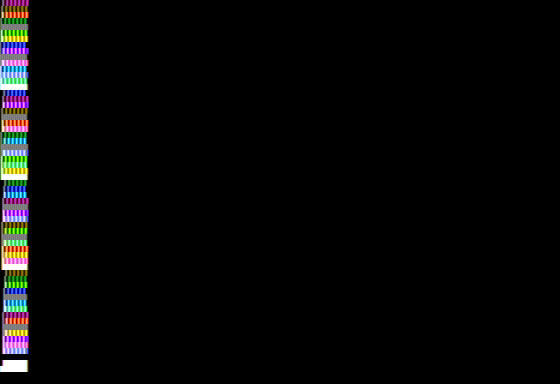
#> input picture misc/AppleWin_ScreenShot_000000000.bmp, 560 x 384 px
$ python aw-tapper.py --image AppleWin_ScreenShot_000000000.bmp --patterns patterns.txt --space rgb --taps 17 --phases 8 --lam 1e-3 --emit learned_rgb_auto_bw.c
#> lines starting #> are read from the running program, lines starting #| are printed output that depends on the picture; after the words box and inside, x2 and y2 are one past the last pixel; in counts of white or black regions, pixels touching at a corner belong together
#!/usr/bin/env python3
"""
aw-tapper.py

Learn per-phase FIR taps from an AppleWin "Color (NTSC Monitor) [Stepping]" BMP.

This version is intentionally "single-path" and deterministic:
- Segments AppleWin stepping BMP bands by row-mean color transitions (no black gaps assumed).
- Reads one bitstring per band (top-to-bottom) from patterns.txt (first token on each line).
- Builds an input +/-1 waveform by repeating the bitstring across the band's pixel width.
- Supports:
    * optional global bit reversal (default ON) via --no_reverse_bits to disable
    * optional global bit rotation (default 0) via --bit_rot
- Fits per-phase FIR (default 4 phases) in RGB or YIQ space via ridge regression.
- Brute-forces phase_bias in [0..phases-1] and picks best.
- Emits C arrays (firY/firI/firQ or firR/firG/firB) plus per-phase biases and phase_bias.

Usage example:
  python aw-tapper.py --image AppleWin_ScreenShot_000000000.bmp --patterns patterns.txt --space rgb --taps 17 --phases 8 --lam 1e-3 --emit learned_rgb_auto_bw.c
"""

import argparse
import math
from typing import List, Tuple, Dict

import numpy as np
from PIL import Image


# ----------------------------
# Color space helpers (optional)
# ----------------------------

# forward transform:
# r = Y + 0.956 I + 0.621 Q
# g = Y - 0.272 I - 0.647 Q
# b = Y - 1.106 I + 1.703 Q
A_RGB_FROM_YIQ = np.array([
    [1.0,  0.956,  0.621],
    [1.0, -0.272, -0.647],
    [1.0, -1.106,  1.703],
], dtype=np.float64)

A_YIQ_FROM_RGB = np.linalg.inv(A_RGB_FROM_YIQ)


# [8 lines left out: function rgb_to_yiq, not called in this run]


# ----------------------------
# Image parsing
# ----------------------------

def load_image_rgb01(path: str) -> np.ndarray:
    im = Image.open(path).convert("RGB")
    arr = np.asarray(im, dtype=np.float32) / 255.0
    return arr


def find_nonblack_bbox(img: np.ndarray, thr: float = 0.02) -> Tuple[int, int, int, int]:
    """
    Find bounding box of pixels whose max(R,G,B) > thr.
    Returns (x0, y0, x1, y1) with x1/y1 exclusive.
    """
    mask = (img.max(axis=2) > thr)
    ys, xs = np.where(mask)
    if xs.size == 0:
        raise RuntimeError("No non-black pixels found. Try lowering --thr or use a cropped image.")
    x0, x1 = int(xs.min()), int(xs.max()) + 1
    y0, y1 = int(ys.min()), int(ys.max()) + 1
    return x0, y0, x1, y1


def segment_bands_by_color_steps(strip: np.ndarray, diff_thr: float = 0.03) -> List[Tuple[int, int]]:
    """
    Segment horizontal bands based on row-mean color changes.
    AppleWin stepping BMPs typically have no black gaps between bands, but show strong
    transitions at band boundaries.
    Returns list of (y0, y1) bands.
    """
    h, w, _ = strip.shape
    row_mean = strip.mean(axis=1)  # (H,3)
    d = np.linalg.norm(np.diff(row_mean, axis=0), axis=1)  # (H-1,)

    edges = np.where(d > diff_thr)[0]  # boundary between y and y+1
    if edges.size == 0:
        return [(0, h)]

    bounds = [0] + (edges + 1).tolist() + [h]
    bands: List[Tuple[int, int]] = []
    for i in range(len(bounds) - 1):
        y0, y1 = int(bounds[i]), int(bounds[i + 1])
        if (y1 - y0) >= 2:
            bands.append((y0, y1))
    return bands


# [6 lines left out: function sample_band_signal, not called in this run]


# ----------------------------
# Patterns
# ----------------------------

def read_patterns_bytes(path: str) -> List[Tuple[int, int, int, int]]:
    """
    Reads lines like:
      .byte $08, $11, $22, $44
    Returns list of tuples: (A0, M0, A1, M1) each masked to 7-bit (0..127).
    """
    out: List[Tuple[int, int, int, int]] = []
    with open(path, "r", encoding="utf-8") as f:
        for line in f:
            line = line.strip()
            if not line or line.startswith("#") or line.startswith(";"):
                continue
            if ".byte" not in line:
                continue

            # Remove everything before/including ".byte"
            tail = line.split(".byte", 1)[1].strip()

            # Split by commas and parse $xx hex
            parts = [p.strip() for p in tail.split(",")]
            if len(parts) != 4:
                raise RuntimeError(f"Expected 4 byte values on line: {line}")

            vals = []
            for p in parts:
                # accept $08 or 0x08 or 08
                p = p.replace("$", "0x")
                vals.append(int(p, 16) & 0x7F)

            out.append((vals[0], vals[1], vals[2], vals[3]))

    if not out:
        raise RuntimeError("No .byte patterns found in patterns file.")
    return out


# [159 lines left out: functions build_input_wave, build_wave_from_am_bytes, make_design_matrix, ridge_solve, fit_per_phase_fir, predict_from_fits, not called in this run]


def mse(a: np.ndarray, b: np.ndarray) -> float:
    d = a - b
    return float(np.mean(d * d))


# ----------------------------
# C output formatting
# ----------------------------

# [14 lines left out: functions fmt_c_array_2d, fmt_c_bias, not called in this run]


# ----------------------------
# Main
# ----------------------------

def main():
    ap = argparse.ArgumentParser()
    ap.add_argument("--image", required=True, help="Input AppleWin stepping BMP/PNG/etc.")
    ap.add_argument("--patterns", required=True, help="Text file containing bitstrings, one per band (top->bottom).")
    ap.add_argument("--emit", default="fir_out.c", help="Output C file path.")
    ap.add_argument("--space", choices=["rgb", "yiq"], default="rgb", help="Fit in RGB directly or in YIQ space.")
    ap.add_argument("--taps", type=int, default=9, help="Odd number of FIR taps (e.g. 9, 17, 33).")
    ap.add_argument("--phases", type=int, default=4, help="Phase buckets (4 recommended initially).")
    ap.add_argument("--thr", type=float, default=0.02, help="Non-black threshold in [0,1] for cropping.")
    ap.add_argument("--diff_thr", type=float, default=0.03, help="Row-mean diff threshold for band segmentation.")
    ap.add_argument("--lam", type=float, default=1e-3, help="Ridge lambda (regularization).")
    ap.add_argument("--no_reverse_bits", action="store_true",
                    help="Do not reverse bitstrings when building input wave (default is to reverse).")
    ap.add_argument("--bit_rot", type=int, default=0,
                    help="Rotate bitstrings LEFT by this many bits after reversal (0..3 usually enough).")
    ap.add_argument("--xshift_min", type=int, default=-2, help="Min horizontal sample shift to search (in pixels).")
    ap.add_argument("--xshift_max", type=int, default=2, help="Max horizontal sample shift to search (in pixels).")
    args = ap.parse_args()

    img = load_image_rgb01(args.image)
#> in load_image_rgb01, im is the input picture: PIL image 560x384 RGB; mean R, G, B 6.3, 6.2, 6.1
    x0, y0, x1, y1 = find_nonblack_bbox(img, thr=args.thr)
#> in find_nonblack_bbox, `mask = (img.max(axis=2) > thr)`:
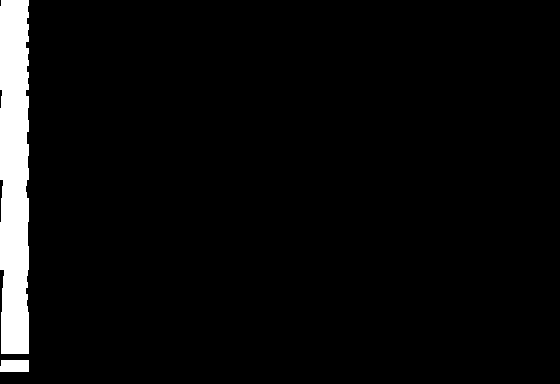
#> mask: shape (384, 560) bool; 4.7% white; 2 white regions, box (x1, y1, x2, y2) and area: (0, 0, 29, 354) 9756, (0, 360, 29, 372) 342
#> in find_nonblack_bbox, `ys, xs = np.where(mask)`: ys = 10098 values from 0 to 371; xs = 10098 values, max 28 at index 27, min 0 at index 168, mean 13.98
#> in find_nonblack_bbox, `x0, x1 = int(xs.min()), int(xs.max()) + 1`: x0 = 0; x1 = 29
#> in find_nonblack_bbox, `y0, y1 = int(ys.min()), int(ys.max()) + 1`: y0 = 0; y1 = 372
#> x0 = 0; y0 = 0; x1 = 29; y1 = 372
    strip = img[y0:y1, x0:x1, :]
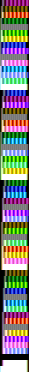
#> strip: shape (372, 29, 3) float32; mean R, G, B 0.49, 0.483, 0.479

    bands = segment_bands_by_color_steps(strip, diff_thr=args.diff_thr)
#> in segment_bands_by_color_steps, `row_mean = strip.mean(axis=1)`: row_mean = 372 rows, first 8: [0.505, 0.109, 0.428], [0.505, 0.109, 0.428], [0.505, 0.109, 0.428], [0.505, 0.109, 0.428], [0.505, 0.109, 0.428], [0.505, 0.109, 0.428], [0.346, 0.28, 0.028], [0.346, 0.28, 0.028]
#> in segment_bands_by_color_steps, `d = np.linalg.norm(np.diff(row_mean, axis=0), axis=1)`: d = 371 values, max 1.49 at index 359, min 0 at index 0, mean 0.0987
#> in segment_bands_by_color_steps, `edges = np.where(d > diff_thr)[0]`: edges = 61 values from 5 to 365
#> in segment_bands_by_color_steps, `bounds = [0] + (edges + 1).tolist() + [h]`: bounds = 63 values from 0 to 372
#> the loop in segment_bands_by_color_steps, `for i in range(len(bounds) - 1):` made 62 passes
#> (y0, y1) on passes 1 to 12: (0, 6), (6, 12), (12, 18), (18, 24), (24, 30), (30, 36), (36, 42), (42, 48), (48, 54), (54, 60), (60, 66), (66, 72)
#> after the loop in segment_bands_by_color_steps, `for i in range(len(bounds) - 1):`: bands = 62 pairs, first value 0 to 366, second value 6 to 372
    patterns = read_patterns_bytes(args.patterns)

    if len(bands) != len(patterns):
        raise RuntimeError(
            f"Band count ({len(bands)}) != pattern count ({len(patterns)}).\n"
            f"Fix: make patterns.txt Match .byte lines to image.\n"
        )

    X_waves: List[np.ndarray] = []
    T_targets: List[np.ndarray] = []
    AM_bytes: List[Tuple[int, int, int, int]] = []

    for (y0b, y1b), (a0, m0, a1, m1) in zip(bands, patterns):
        band_img = strip[y0b:y1b, :, :]
        tgt_rgb = sample_band_signal(band_img)  # (W,3)

        # IMPORTANT: DHGR unit here is 28 dots (A0,M0,A1,M1 -> 28 bits).
        # AppleWin stepping strip is ~29px wide; the extra column is not part of the 28-dot unit.
        # Train on a width that's an exact multiple of 28 to avoid an unlearnable mismatch.
        W0 = tgt_rgb.shape[0]
        W = (W0 // 28) * 28
        if W == 0:
            raise RuntimeError(f"Band too narrow: width={W0}")
        tgt_rgb = tgt_rgb[:W, :]

        wave = build_wave_from_am_bytes(a0, m0, a1, m1, W)


        X_waves.append(wave)
        T_targets.append(tgt_rgb.astype(np.float64))
        AM_bytes.append((a0, m0, a1, m1))

    # Identify the black-reference band (A/M all zeros)
    black_band_idx = None
    for i, am in enumerate(AM_bytes):
        if am == (0, 0, 0, 0):
            black_band_idx = i
            break
    if black_band_idx is None:
        print("Warning: no .byte $00,$00,$00,$00 found; black calibration disabled.")

    # Identify the white-reference band (A/M all 0x7f)
    white_band_idx = None
    for i, am in enumerate(AM_bytes):
        if am == (0x7f, 0x7f, 0x7f, 0x7f):
            white_band_idx = i
            break
    if white_band_idx is None:
        print("Warning: no .byte $7f,$7f,$7f,$7f found; white calibration disabled.")

    x_all = np.concatenate(X_waves, axis=0)
    t_rgb_all = np.concatenate(T_targets, axis=0)

    if args.space == "yiq":
        t_all = rgb_to_yiq(t_rgb_all)
    else:
        t_all = t_rgb_all

    # Search best phase_bias
    best = None
    for pb in range(args.phases):
        fits = fit_per_phase_fir(
            x=x_all,
            target=t_all,
            taps=args.taps,
            phases=args.phases,
            phase_bias=pb,
            lam=args.lam,
        )

        for xs in range(args.xshift_min, args.xshift_max + 1):
            pred = predict_from_fits(
                x=x_all,
                fits=fits,
                taps=args.taps,
                phases=args.phases,
                phase_bias=pb,
                x_shift=xs,
            )
            err = mse(pred, t_all)
            if (best is None) or (err < best["err"]):
                best = {"phase_bias": pb, "x_shift": xs, "fits": fits, "err": err}


    assert best is not None
    pb = int(best["phase_bias"])
    fits = best["fits"]
    err = float(best["err"])

    taps = args.taps
    phases = args.phases

    # Compute per-phase black levels from the black-reference band
    black_levels = None
    if black_band_idx is not None:
        x_blk = X_waves[black_band_idx]  # (W,)
        Xb = make_design_matrix(x_blk, taps)  # (W, taps)

        black_levels = np.zeros((phases, 3), dtype=np.float64)
        counts = np.zeros(phases, dtype=np.int64)

        for n in range(x_blk.size):
            ph = (n + pb) % phases
            counts[ph] += 1
            for c in range(3):
                w, b = fits[ph][f"c{c}"]
                black_levels[ph, c] += Xb[n, :].dot(w) + b

        for ph in range(phases):
            if counts[ph] > 0:
                black_levels[ph, :] /= counts[ph]

    # Compute per-phase white levels from the white-reference band
    white_levels = None
    if white_band_idx is not None:
        x_wht = X_waves[white_band_idx]
        Xw = make_design_matrix(x_wht, taps)

        white_levels = np.zeros((phases, 3), dtype=np.float64)
        counts = np.zeros(phases, dtype=np.int64)

        for n in range(x_wht.size):
            ph = (n + pb) % phases
            counts[ph] += 1
            for c in range(3):
                w, b = fits[ph][f"c{c}"]
                white_levels[ph, c] += Xw[n, :].dot(w) + b

        for ph in range(phases):
            if counts[ph] > 0:
                white_levels[ph, :] /= counts[ph]

    c0 = np.zeros((phases, taps), dtype=np.float64)
    c1 = np.zeros((phases, taps), dtype=np.float64)
    c2 = np.zeros((phases, taps), dtype=np.float64)
    bc = np.zeros((phases, 3), dtype=np.float64)

    for ph in range(phases):
        for c in range(3):
            w, b = fits[ph][f"c{c}"]
            bc[ph, c] = b
            if c == 0:
                c0[ph, :] = w
            elif c == 1:
                c1[ph, :] = w
            else:
                c2[ph, :] = w

    out_lines: List[str] = []
    out_lines.append("// Auto-generated by aw-tapper.py")
    out_lines.append(f"// best phase_bias = {pb}, mse = {err:.8e}")
    out_lines.append("")

    if args.space == "yiq":
        out_lines.append(fmt_c_array_2d("firY", c0))
        out_lines.append("")
        out_lines.append(fmt_c_array_2d("firI", c1))
        out_lines.append("")
        out_lines.append(fmt_c_array_2d("firQ", c2))
        out_lines.append("")
        out_lines.append(fmt_c_bias("biasY", bc[:, 0]))
        out_lines.append(fmt_c_bias("biasI", bc[:, 1]))
        out_lines.append(fmt_c_bias("biasQ", bc[:, 2]))
    else:
        out_lines.append(fmt_c_array_2d("firR", c0))
        out_lines.append("")
        out_lines.append(fmt_c_array_2d("firG", c1))
        out_lines.append("")
        out_lines.append(fmt_c_array_2d("firB", c2))
        out_lines.append("")
        out_lines.append(fmt_c_bias("biasR", bc[:, 0]))
        out_lines.append(fmt_c_bias("biasG", bc[:, 1]))
        out_lines.append(fmt_c_bias("biasB", bc[:, 2]))
    if black_levels is not None:
        out_lines.append("")
        out_lines.append("// Per-phase black level measured from .byte $00,$00,$00,$00 band")
        out_lines.append(fmt_c_bias("blackR", black_levels[:, 0]))
        out_lines.append(fmt_c_bias("blackG", black_levels[:, 1]))
        out_lines.append(fmt_c_bias("blackB", black_levels[:, 2]))
    if white_levels is not None:
        out_lines.append("")
        out_lines.append("// Per-phase white level measured from .byte $7f,$7f,$7f,$7f band")
        out_lines.append(fmt_c_bias("whiteR", white_levels[:, 0]))
        out_lines.append(fmt_c_bias("whiteG", white_levels[:, 1]))
        out_lines.append(fmt_c_bias("whiteB", white_levels[:, 2]))

        # Per-phase gain so that (white - black) maps to 1.0
        if black_levels is not None:
            denom = (white_levels - black_levels)
            denom = np.where(np.abs(denom) < 1e-6, 1.0, denom)  # avoid divide-by-zero

            gains = 1.0 / denom
            out_lines.append("")
            out_lines.append("// Per-phase gain so (rgb - black) * gain maps white->1.0")
            out_lines.append(fmt_c_bias("gainR", gains[:, 0]))
            out_lines.append(fmt_c_bias("gainG", gains[:, 1]))
            out_lines.append(fmt_c_bias("gainB", gains[:, 2]))

    out_lines.append("")
    out_lines.append(f"static const int phase_bias = {pb};")
    xs = int(best["x_shift"])
    out_lines.append(f"static const int x_shift = {xs};")

    with open(args.emit, "w", encoding="utf-8") as f:
        f.write("\n".join(out_lines))

    print(f"Wrote: {args.emit}")
    print(f"Best phase_bias={pb}, x_shift={xs}, mse={err:.8e}")
    print("Tip: try --lam 1e-4 .. 1e-2 and/or --taps 17 if results are unstable.")


if __name__ == "__main__":
#> (the run stopped early here; a loop or call above may not have finished)
